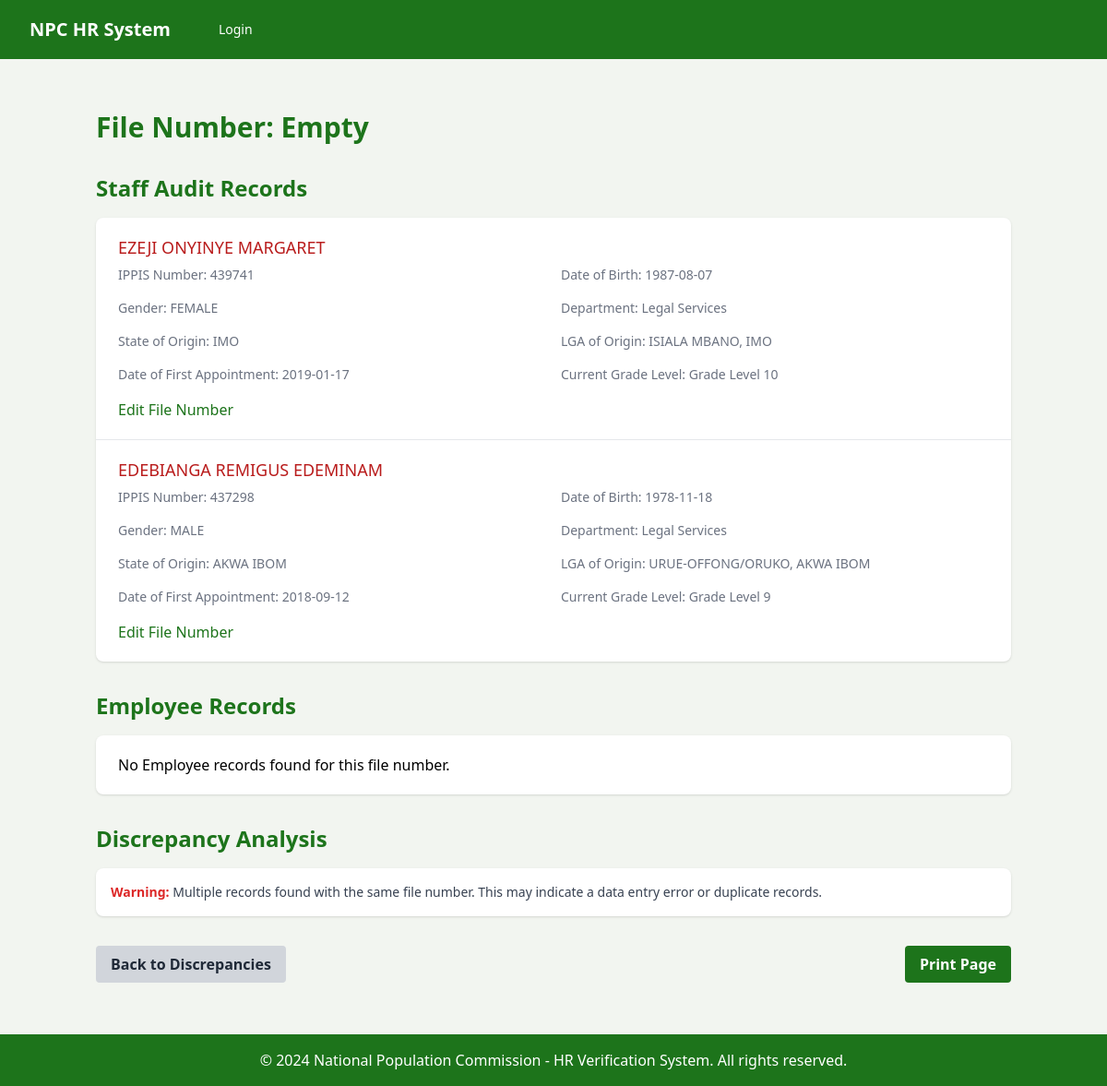
Screenshot of /file-number-detail/empty/ with the database file from the repository.
### hr_app/models.py (models this page shows, shortened)
class StaffAuditEmployee(models.Model):
    ippisNumber = models.CharField(max_length=8, null=True, blank=True)
    fileNumber = models.CharField(max_length=8, null=True, blank=True)
    title = models.CharField(max_length=15)
    surname = models.CharField(max_length=50)
    otherNames = models.CharField(max_length=50)
    dateOfBirth = models.DateField(null=True, blank=True)
    sex = models.CharField(max_length=1, choices=(
        ('M', 'MALE'), ('F', 'FEMALE')))
    stateOfOrigin = models.ForeignKey(
        State, on_delete=models.CASCADE, null=True, blank=True, related_name="state_of_origin")
    lgaOfOrigin = models.ForeignKey(LGA, on_delete=models.CASCADE, null=True, blank=True,
                                    related_name='lga_of_origin')
    MARITAL_CHOICES = [
        ('S', 'SINGLE'),
        ('M', 'MARRIED'),
        ('D', 'DIVORCED'),
        ('W', 'WIDOWED'),
    ]
    maritalStatus = models.CharField(
        max_length=1, choices=MARITAL_CHOICES, null=True, blank=True)
    phoneNumber = models.CharField(max_length=11, null=True, blank=True)
    emailAddress = models.EmailField()
    gradeLevel = models.ForeignKey(
        GradeLevel, on_delete=models.CASCADE, null=True, blank=True)
    step = models.IntegerField(null=True, blank=True, validators=[
                               MinValueValidator(1), MaxValueValidator(17)])
    cadre = models.CharField(
        max_length=1, choices=OfficialAppointment.CADRE_CHOICES, null=True, blank=True)
    dateOfFirstAppointment = models.DateField(null=True, blank=True)
    dateOfPresentAppointment = models.DateField(null=True, blank=True)
    dateOfConfirmation = models.DateField(null=True, blank=True)
    department = models.ForeignKey(
        Department, on_delete=models.CASCADE, null=True, blank=True)
    stateOfPosting = models.ForeignKey(
        State, on_delete=models.CASCADE, null=True, blank=True, related_name='state_of_posting')
    station = models.ForeignKey(LGA, on_delete=models.CASCADE, null=True, blank=True,
                                related_name='station')
    isOnLeave = models.BooleanField(default=False)
    residentialAddress = models.CharField(
        max_length=100, null=True, blank=True)
    bank = models.ForeignKey(
        Bank, on_delete=models.CASCADE, null=True, blank=True)
    accountNumber = models.CharField(max_length=10, null=True, blank=True)
    ACCOUNT_TYPES = [
        ('S', 'Savings'),
        ('C', 'Current'),
    ]
    accountType = models.CharField(
        max_length=1, choices=ACCOUNT_TYPES, null=True, blank=True)
    pfa = models.ForeignKey(
        PFA, on_delete=models.CASCADE, null=True, blank=True)
    pfaNumber = models.CharField(max_length=10, null=True, blank=True)
    branch = models.CharField(max_length=50, null=True, blank=True)
    nok1_name = models.CharField(
        max_length=50, null=True, blank=True, verbose_name="Next of Kin 1 Name")
    nok1_relationship = models.CharField(
        max_length=10, choices=[('SPOUSE', 'Spouse'), ('CHILD', 'Child'), ('PARENT', 'Parent'),
                                ('SIBLING', 'Sibling'), ('OTHER', 'Other')],
        null=True, blank=True, verbose_name="Next of Kin 1 Relationship")
    nok1_address = models.CharField(
        max_length=100, null=True, blank=True, verbose_name="Next of Kin 1 Address")
    nok1_phoneNumber = models.CharField(
        max_length=11, null=True, blank=True, verbose_name="Next of Kin 1 Phone Number")
    nok2_name = models.CharField(
        max_length=50, null=True, blank=True, verbose_name='Next of Kin 2 Name')
    nok2_relationship = models.CharField(
        max_length=10, choices=[('SPOUSE', 'Spouse'), ('CHILD', 'Child'), ('PARENT', 'Parent'),
                                ('SIBLING', 'Sibling'), ('OTHER', 'Other')],
        null=True, blank=True, verbose_name='Next of Kin 2 Relationship')
    nok2_address = models.CharField(
        max_length=100, null=True, blank=True, verbose_name='Next of Kin 2 Address')
    nok2_phoneNumber = models.CharField(
        max_length=11, null=True, blank=True, verbose_name='Next of Kin 2 Phone Number')
    isProcessed = models.BooleanField(default=False)
    staffUpdate = models.BooleanField(default=False)
    staffUpdateDate = models.DateField(null=True, blank=True)

class Department(models.Model):
    name = models.CharField(max_length=100)
    code = models.CharField(max_length=10, unique=True, primary_key=True)
    def __str__(self):
        return self.name

class State(models.Model):
    name = models.CharField(max_length=50)
    code = models.CharField(max_length=3, unique=True, primary_key=True)
    zone = models.ForeignKey(Zone, on_delete=models.PROTECT)
    def __str__(self):
        return self.name

class LGA(models.Model):
    name = models.CharField(max_length=100)
    state = models.ForeignKey(State, on_delete=models.PROTECT)
    code = models.CharField(max_length=5, unique=True, primary_key=True)
    def __str__(self):
        return f"{self.name}, {self.state.name}"

class GradeLevel(models.Model):
    level = models.PositiveIntegerField(
        validators=[MinValueValidator(1), MaxValueValidator(17)],
        primary_key=True)
    name = models.CharField(max_length=20)
    description = models.CharField(max_length=40, blank=True)
    perDiem = models.DecimalField(max_digits=8, decimal_places=2)
    localRunning = models.DecimalField(max_digits=8, decimal_places=2)
    estacode = models.DecimalField(max_digits=8, decimal_places=2)
    assumptionOfDuty = models.DecimalField(max_digits=8, decimal_places=2)
    def __str__(self):
        return f"{self.name}"

### hr_app/views.py (the view)
# urls.py: path('file-number-detail/<str:file_number>/', views.file_number_detail, name='file_number_detail'),
def file_number_detail(request, file_number):
    if file_number == 'empty':
        file_number = ''
    staff_audit_employees = StaffAuditEmployee.objects.filter(fileNumber=file_number)
    employees = Employee.objects.filter(fileNumber=file_number)
    context = {
        'file_number': file_number or 'Empty',
        'staff_audit_employees': staff_audit_employees,
        'employees': employees,
    }
    return render(request, 'hr_app/file_number_detail.html', context)

### hr_app/templates/hr_app/file_number_detail.html (shortened to what this page needs)
{% extends "base.html" %}
{% load static %}
{% block content %}
<div class="container mx-auto px-4 py-8">
    <h1 class="text-3xl font-bold text-primary mb-8">File Number: {{ file_number|default:"Empty" }}</h1>
    <div class="mb-8">
        <h2 class="text-2xl font-semibold text-primary mb-4">Staff Audit Records</h2>
        <div class="bg-white shadow overflow-hidden sm:rounded-lg">
            {% for employee in staff_audit_employees %}
                <div class="px-4 py-5 sm:px-6 {% if not forloop.last %}border-b border-gray-200{% endif %}">
                    <h3 class="text-lg leading-6 font-medium text-red-700">{{ employee.surname }} {{ employee.otherNames }}</h3>
                    <div class="mt-2 grid grid-cols-2 gap-4">
                        <p class="text-sm text-gray-500">IPPIS Number: {{ employee.ippisNumber }}</p>
                        <p class="text-sm text-gray-500">Date of Birth: {{ employee.dateOfBirth|date:"Y-m-d" }}</p>
                        <p class="text-sm text-gray-500">Gender: {{ employee.get_sex_display }}</p>
                        <p class="text-sm text-gray-500">Department: {{ employee.department }}</p>
                        <p class="text-sm text-gray-500">State of Origin: {{ employee.stateOfOrigin }}</p>
                        <p class="text-sm text-gray-500">LGA of Origin: {{ employee.lgaOfOrigin }}</p>
                        <p class="text-sm text-gray-500">Date of First Appointment: {{ employee.dateOfFirstAppointment|date:"Y-m-d" }}</p>
                        <p class="text-sm text-gray-500">Current Grade Level: {{ employee.gradeLevel }}</p>
                    </div>
                    <div class="mt-4">
                        <a href="{% url 'edit_file_number' 'staff_audit' employee.id %}" class="text-primary hover:text-green-700">Edit File Number</a>
                    </div>
                </div>
            {% empty %}
                <p class="px-4 py-5 sm:px-6">No Staff Audit records found for this file number.</p>
            {% endfor %}
        </div>
    </div>
    <div class="mb-8">
        <h2 class="text-2xl font-semibold text-primary mb-4">Employee Records</h2>
        <div class="bg-white shadow overflow-hidden sm:rounded-lg">
            {% for employee in employees %}
                <div class="px-4 py-5 sm:px-6 {% if not forloop.last %}border-b border-gray-200{% endif %}">
                    <h3 class="text-lg leading-6 font-medium text-gray-900">{{ employee.firstName }} {{ employee.lastName }}</h3>
                    <div class="mt-2 grid grid-cols-2 gap-4">
                        <p class="text-sm text-gray-500">IPPIS Number: {{ employee.ippisNumber }}</p>
                        <p class="text-sm text-gray-500">Date of Birth: {{ employee.dateOfBirth|date:"Y-m-d" }}</p>
                        <p class="text-sm text-gray-500">Gender: {{ employee.get_gender_display }}</p>
                        <p class="text-sm text-gray-500">Department: {{ employee.department }}</p>
                        <p class="text-sm text-gray-500">State of Origin: {{ employee.stateOfOrigin }}</p>
                        <p class="text-sm text-gray-500">LGA of Origin: {{ employee.lgaOfOrigin }}</p>
                        <p class="text-sm text-gray-500">Date of First Appointment: {{ employee.dateOfFirstAppointment|date:"Y-m-d" }}</p>
                        <p class="text-sm text-gray-500">Current Grade Level: {{ employee.currentGradeLevel }}</p>
                        <p class="text-sm text-gray-500">Verification Status: {{ employee.isVerified|yesno:"Verified,Not Verified" }}</p>
                    </div>
                    <div class="mt-4">
                        <a href="{% url 'edit_file_number' 'employee' employee.id %}" class="text-primary hover:text-green-700">Edit File Number</a>
                    </div>
                </div>
            {% empty %}
                <p class="px-4 py-5 sm:px-6">No Employee records found for this file number.</p>
            {% endfor %}
        </div>
    </div>
    {% if staff_audit_employees or employees %}
        <div class="mb-8">
            <h2 class="text-2xl font-semibold text-primary mb-4">Discrepancy Analysis</h2>
            <div class="bg-white shadow overflow-hidden sm:rounded-lg p-4">
                <p class="text-sm text-gray-700">
                    {% if staff_audit_employees|length > 1 or employees|length > 1 %}
                        <span class="font-semibold text-red-600">Warning:</span> Multiple records found with the same file number. This may indicate a data entry error or duplicate records.
                    {% endif %}
                </p>
            </div>
        </div>
    {% endif %}
    <div class="mt-8 flex justify-between">
        <a href="{% url 'file_number_discrepancies' %}" class="bg-gray-300 hover:bg-gray-400 text-gray-800 font-bold py-2 px-4 rounded">
            Back to Discrepancies
        </a>
        <button onclick="window.print()" class="bg-primary hover:bg-green-700 text-white font-bold py-2 px-4 rounded">
            Print Page
        </button>
    </div>
</div>
{% endblock %}

### rows the page displays
StaffAuditEmployee: surname "EZEJI", otherNames "ONYINYE MARGARET", ippisNumber "439741", dateOfBirth "1987-08-07", sex "FEMALE", department "Legal Services", stateOfOrigin "IMO", lgaOfOrigin "ISIALA MBANO, IMO", dateOfFirstAppointment "2019-01-17", gradeLevel "Grade Level 10"
StaffAuditEmployee: surname "EDEBIANGA", otherNames "REMIGUS EDEMINAM", ippisNumber "437298", dateOfBirth "1978-11-18", sex "MALE", department "Legal Services", stateOfOrigin "AKWA IBOM", lgaOfOrigin "URUE-OFFONG/ORUKO, AKWA IBOM", dateOfFirstAppointment "2018-09-12", gradeLevel "Grade Level 9"

### other values shown
{{ file_number|default:"Empty" }} "Empty"
